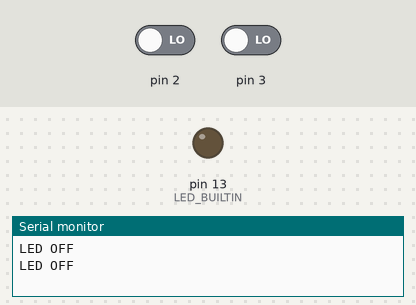
A sketch run on a simulated Arduino Uno, built with avr-gcc and run on an emulated ATmega328P. On the bench: output pins drawn as LEDs (lit = HIGH), the last lines printed to the serial monitor. The inputs (shaded band) are chosen by the test bench; at power-on: pin 2 LOW, pin 3 LOW.

Above: at 1.2 s.
1.3 s: pin 2 driven HIGH
At 2.5 s:
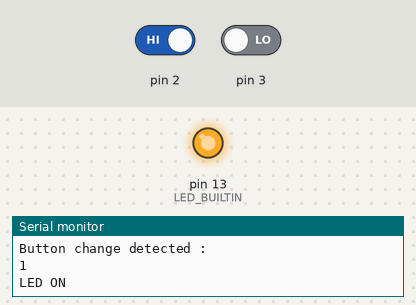
4.3 s: pin 3 driven HIGH
At 6.8 s:
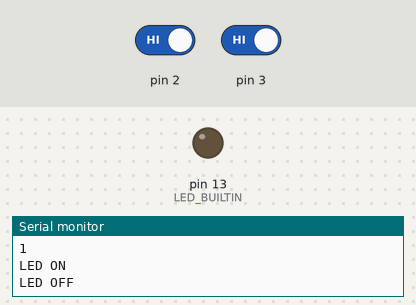
Timing chart, 0 to 8.3 s (numbered marks = the images above; inputs shaded):
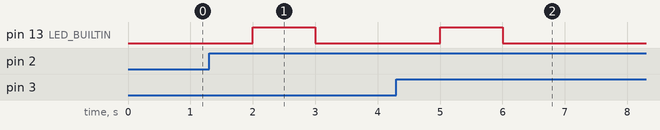

The sketch:

1.3c_sense_think_act_interrupt_double_input1.ino
```cpp
//global variable to store motion detection status
bool moveDetected = false;
//global variable to store button change detection
bool btnChangeDetected = false;

void setup()
{
  //initialize Serial
  Serial.begin(9600);

  //pins for built-in LED as output and motion sensor as input
  pinMode(LED_BUILTIN, OUTPUT);
  pinMode(3, INPUT);
  //added input pinMode delcaration for button sensor
  pinMode(2, INPUT);

  //interrupt on digital pin 3 (RISING because we only want to interrupt on movement detected)
  attachInterrupt(digitalPinToInterrupt(3), motionDetectedSensor, RISING);
  //interrupt on digital pin 2
  attachInterrupt(digitalPinToInterrupt(2), btnChangeDetectedSensor, RISING);

}

//function called by interrupt toggles flag
void motionDetectedSensor()
{
  //set the moveDetected flag to true when the interrupt is triggered (motion detected)
  moveDetected = true;
}

//second interrupt function for second sensor toggles relevant flag (button sensor and flag)
void btnChangeDetectedSensor()
{
  //delay for button fluctuation/bouncing
  delay(50);
  btnChangeDetected = true;
}

void loop()
{
  //if moveDetected is true, turn on the LED and print status to Serial Monitor
  if (moveDetected)
  {
    digitalWrite(LED_BUILTIN, HIGH);
    //print state of flag boolean and LED on notification
    Serial.println("Move detected: ");
    Serial.println(moveDetected);
    Serial.println("LED ON");
    //reset the flag to false after processing
    moveDetected = false;

  }
  else if (btnChangeDetected)
  {
    digitalWrite(LED_BUILTIN, HIGH);
    //print state of flag boolean and LED on notification
    Serial.println("Button change detected : ");
    Serial.println(btnChangeDetected);
    Serial.println("LED ON");
    //reset the flag to false after processing
    btnChangeDetected = false;

  }
  //if no motion detected, and no button change detected turn off the LED and print LED off to Serial Monitor
  else
  {
    digitalWrite(LED_BUILTIN, LOW);
    Serial.println("LED OFF");
  }

  delay(1000);
}
```

Measured:
- after the input at 1.3 s, pin 13 (LED_BUILTIN): LOW → HIGH after 0.70 s, → LOW 1.0 s later
- after the input at 4.3 s, pin 13 (LED_BUILTIN): LOW → HIGH after 0.70 s, → LOW 1.0 s later
